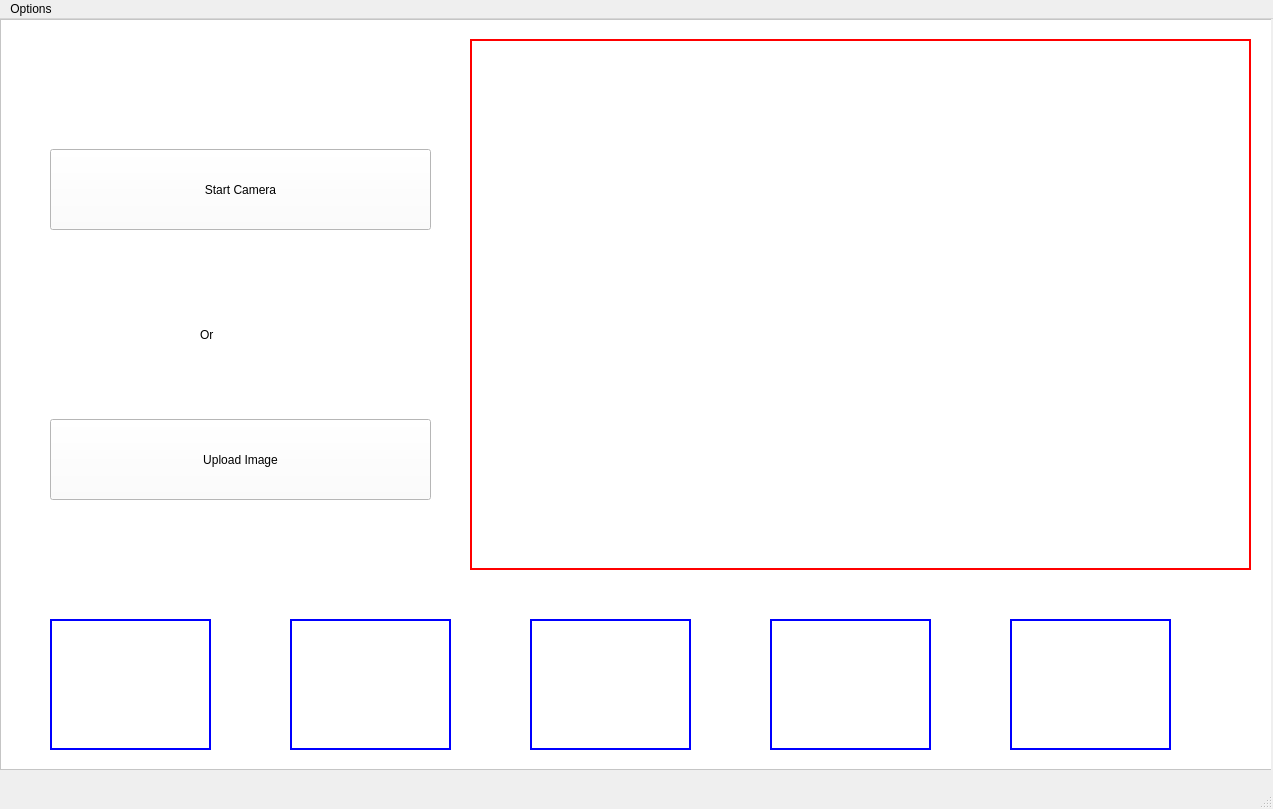
<?xml version="1.0" encoding="UTF-8"?>
<ui version="4.0">
 <class>MainWindow</class>
 <widget class="QMainWindow" name="MainWindow">
  <property name="geometry">
   <rect>
    <x>0</x>
    <y>0</y>
    <width>1273</width>
    <height>809</height>
   </rect>
  </property>
  <property name="windowTitle">
   <string>MainWindow</string>
  </property>
  <widget class="QWidget" name="centralwidget">
   <widget class="QLabel" name="label">
    <property name="geometry">
     <rect>
      <x>280</x>
      <y>30</y>
      <width>721</width>
      <height>81</height>
     </rect>
    </property>
    <property name="styleSheet">
     <string notr="true">font: 22pt &quot;MS Shell Dlg 2&quot;;</string>
    </property>
    <property name="text">
     <string>Machine Learning Image Processing</string>
    </property>
   </widget>
   <widget class="QLabel" name="label_2">
    <property name="geometry">
     <rect>
      <x>170</x>
      <y>250</y>
      <width>971</width>
      <height>371</height>
     </rect>
    </property>
    <property name="text">
     <string/>
    </property>
   </widget>
   <widget class="QFrame" name="frame">
    <property name="geometry">
     <rect>
      <x>0</x>
      <y>0</y>
      <width>1271</width>
      <height>751</height>
     </rect>
    </property>
    <property name="styleSheet">
     <string notr="true">background-color: rgb(255, 255, 255);</string>
    </property>
    <property name="frameShape">
     <enum>QFrame::StyledPanel</enum>
    </property>
    <property name="frameShadow">
     <enum>QFrame::Raised</enum>
    </property>
    <widget class="QPushButton" name="pushButton">
     <property name="geometry">
      <rect>
       <x>750</x>
       <y>160</y>
       <width>421</width>
       <height>81</height>
      </rect>
     </property>
     <property name="styleSheet">
      <string notr="true">font: 22pt &quot;MS Shell Dlg 2&quot;;</string>
     </property>
     <property name="text">
      <string>Store Face Data</string>
     </property>
    </widget>
    <widget class="QLineEdit" name="lineEdit">
     <property name="geometry">
      <rect>
       <x>90</x>
       <y>170</y>
       <width>521</width>
       <height>81</height>
      </rect>
     </property>
    </widget>
    <widget class="QPushButton" name="pushButton_2">
     <property name="geometry">
      <rect>
       <x>310</x>
       <y>530</y>
       <width>631</width>
       <height>71</height>
      </rect>
     </property>
     <property name="styleSheet">
      <string notr="true">font: 16pt &quot;MS Shell Dlg 2&quot;;</string>
     </property>
     <property name="text">
      <string>Start Recognition</string>
     </property>
    </widget>
    <widget class="QFrame" name="frame_2">
     <property name="geometry">
      <rect>
       <x>0</x>
       <y>0</y>
       <width>1271</width>
       <height>761</height>
      </rect>
     </property>
     <property name="frameShape">
      <enum>QFrame::StyledPanel</enum>
     </property>
     <property name="frameShadow">
      <enum>QFrame::Raised</enum>
     </property>
     <widget class="QPushButton" name="pushButton_3">
      <property name="geometry">
       <rect>
        <x>420</x>
        <y>250</y>
        <width>451</width>
        <height>91</height>
       </rect>
      </property>
      <property name="styleSheet">
       <string notr="true">font: 20pt &quot;MS Shell Dlg 2&quot;;</string>
      </property>
      <property name="text">
       <string>Start Recognizing Fruits</string>
      </property>
     </widget>
     <widget class="QFrame" name="frame_3">
      <property name="geometry">
       <rect>
        <x>0</x>
        <y>0</y>
        <width>1281</width>
        <height>751</height>
       </rect>
      </property>
      <property name="frameShape">
       <enum>QFrame::StyledPanel</enum>
      </property>
      <property name="frameShadow">
       <enum>QFrame::Raised</enum>
      </property>
      <widget class="QLabel" name="label_3">
       <property name="geometry">
        <rect>
         <x>470</x>
         <y>20</y>
         <width>781</width>
         <height>531</height>
        </rect>
       </property>
       <property name="styleSheet">
        <string notr="true">border:2px solid red;</string>
       </property>
       <property name="text">
        <string/>
       </property>
      </widget>
      <widget class="QPushButton" name="pushButton_4">
       <property name="geometry">
        <rect>
         <x>50</x>
         <y>400</y>
         <width>381</width>
         <height>81</height>
        </rect>
       </property>
       <property name="styleSheet">
        <string notr="true">font: 18pt &quot;MS Shell Dlg 2&quot;;</string>
       </property>
       <property name="text">
        <string>Upload Image</string>
       </property>
      </widget>
      <widget class="QLabel" name="label_4">
       <property name="geometry">
        <rect>
         <x>50</x>
         <y>600</y>
         <width>161</width>
         <height>131</height>
        </rect>
       </property>
       <property name="styleSheet">
        <string notr="true">border:2px solid blue;</string>
       </property>
       <property name="text">
        <string/>
       </property>
      </widget>
      <widget class="QLabel" name="label_5">
       <property name="geometry">
        <rect>
         <x>290</x>
         <y>600</y>
         <width>161</width>
         <height>131</height>
        </rect>
       </property>
       <property name="styleSheet">
        <string notr="true">border:2px solid blue;</string>
       </property>
       <property name="text">
        <string/>
       </property>
      </widget>
      <widget class="QLabel" name="label_6">
       <property name="geometry">
        <rect>
         <x>530</x>
         <y>600</y>
         <width>161</width>
         <height>131</height>
        </rect>
       </property>
       <property name="styleSheet">
        <string notr="true">border:2px solid blue;</string>
       </property>
       <property name="text">
        <string/>
       </property>
      </widget>
      <widget class="QLabel" name="label_7">
       <property name="geometry">
        <rect>
         <x>770</x>
         <y>600</y>
         <width>161</width>
         <height>131</height>
        </rect>
       </property>
       <property name="styleSheet">
        <string notr="true">border:2px solid blue;</string>
       </property>
       <property name="text">
        <string/>
       </property>
      </widget>
      <widget class="QLabel" name="label_8">
       <property name="geometry">
        <rect>
         <x>1010</x>
         <y>600</y>
         <width>161</width>
         <height>131</height>
        </rect>
       </property>
       <property name="styleSheet">
        <string notr="true">border:2px solid blue;</string>
       </property>
       <property name="text">
        <string/>
       </property>
      </widget>
      <widget class="QPushButton" name="pushButton_5">
       <property name="geometry">
        <rect>
         <x>50</x>
         <y>130</y>
         <width>381</width>
         <height>81</height>
        </rect>
       </property>
       <property name="styleSheet">
        <string notr="true">font: 18pt &quot;MS Shell Dlg 2&quot;;</string>
       </property>
       <property name="text">
        <string>Start Camera</string>
       </property>
      </widget>
      <widget class="QLabel" name="label_9">
       <property name="geometry">
        <rect>
         <x>200</x>
         <y>280</y>
         <width>71</width>
         <height>71</height>
        </rect>
       </property>
       <property name="styleSheet">
        <string notr="true">font: 22pt &quot;MS Shell Dlg 2&quot;;</string>
       </property>
       <property name="text">
        <string>Or</string>
       </property>
      </widget>
     </widget>
    </widget>
   </widget>
  </widget>
  <widget class="QMenuBar" name="menubar">
   <property name="geometry">
    <rect>
     <x>0</x>
     <y>0</y>
     <width>1273</width>
     <height>31</height>
    </rect>
   </property>
   <widget class="QMenu" name="menuOptions">
    <property name="title">
     <string>Options</string>
    </property>
    <addaction name="actionFace_Recognition"/>
    <addaction name="actionObject_Recognition"/>
    <addaction name="actionFruit_Recognition"/>
    <addaction name="actionGesture_Recognition"/>
    <addaction name="actionImage_Filters"/>
   </widget>
   <addaction name="menuOptions"/>
  </widget>
  <widget class="QStatusBar" name="statusbar"/>
  <action name="actionFace_Recognition">
   <property name="text">
    <string>Face Recognition</string>
   </property>
  </action>
  <action name="actionObject_Recognition">
   <property name="text">
    <string>Object Recognition</string>
   </property>
  </action>
  <action name="actionFruit_Recognition">
   <property name="text">
    <string>Fruit Recognition</string>
   </property>
  </action>
  <action name="actionGesture_Recognition">
   <property name="text">
    <string>Gesture Recognition</string>
   </property>
  </action>
  <action name="actionImage_Filters">
   <property name="text">
    <string>Image Filters</string>
   </property>
  </action>
 </widget>
 <resources/>
 <connections/>
</ui>
